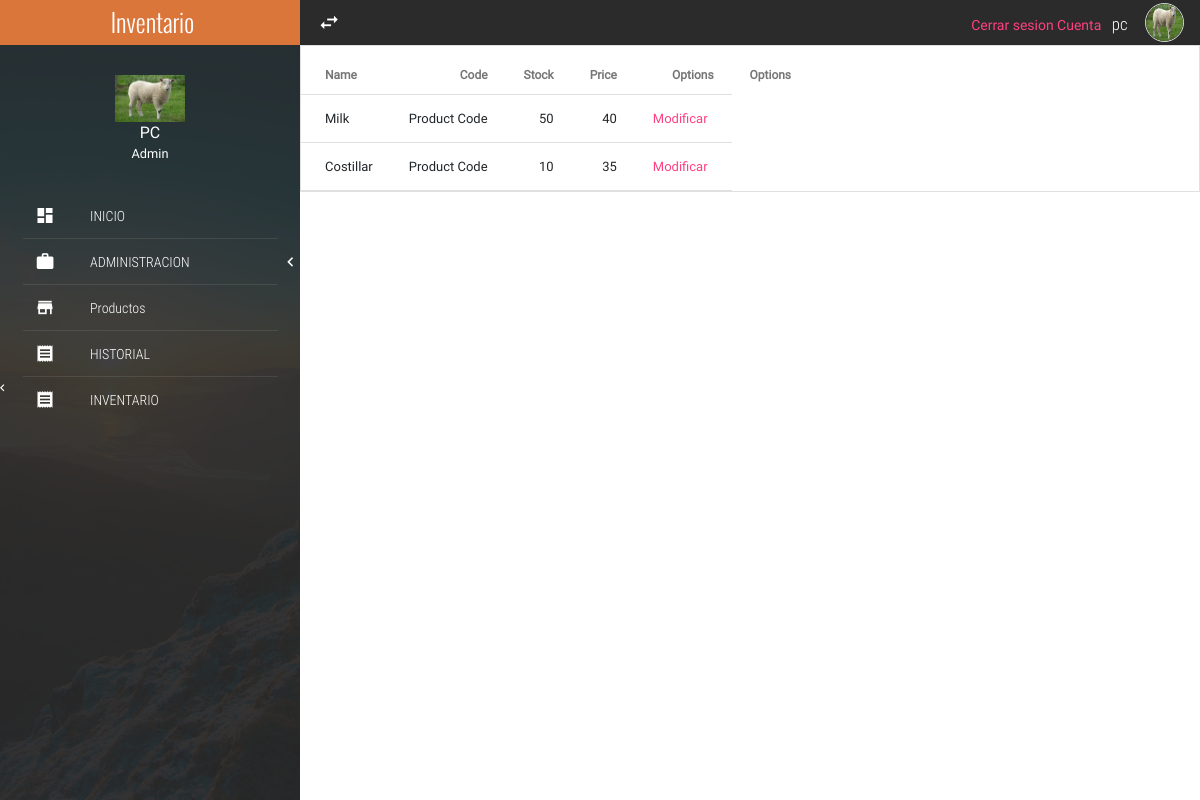
The page /inventory/ (signed in) on the database its author committed.
### accounts/models.py (models this page shows, shortened)
class Account(models.Model):
    user = models.OneToOneField(User, on_delete=models.CASCADE)
    photo = models.ImageField(default='default.jpg',upload_to='profile_pics')

### products/models.py (models this page shows, shortened)
class Product(models.Model):
	barcode = models.IntegerField()
	name = models.CharField(max_length=20)
	units = models.IntegerField()
	price = models.IntegerField()
	disc = models.IntegerField()
	cat = models.ForeignKey(Category, on_delete = models.SET_NULL, null=True)
	prov = models.ForeignKey(Provider, on_delete = models.SET_NULL, null=True)
	stat = models.IntegerField(
		null=False, blank=False,
		choices=product_status,
		default=1,
	)
	img = models.ImageField(upload_to='pics')

### movements/views.py (the view)
# urls.py: path('',views.inventory, name='inventory'),
def inventory(request):
	context = {
		'prods' : Product.objects.all(),
	}
	return render(request, 'movements/inventory.html',context)

### movements/templates/movements/inventory.html
{% extends 'index.html' %}
{% block content %}
	<table class="mdl-data-table mdl-js-data-table mdl-shadow--2dp full-width table-responsive">
		<thead>
			<tr>
				<th class="mdl-data-table__cell--non-numeric">Name</th>
				<th>Code</th>
				<th>Stock</th>
				<th>Price</th>
				<th>Options</th>
				<th>Options</th>
			</tr>
		</thead>
		<tbody>
			{% for prod in prods %}
			<tr>
				<td class="mdl-data-table__cell--non-numeric">{{prod.name}}</td>
				<td>Product Code</td>
				<td>{{prod.units}}</td>
				<td>{{prod.price}}</td>
				<td><a href = "{% url 'update' prod.id %}">Modificar</a></td>
			</tr>
			{% endfor %}
		</tbody>
	</table>
{% endblock %}

### templates/index.html (shortened to what this page needs)
{% load static %}
<!DOCTYPE html>
<html lang="es">
<head>
	<link rel="stylesheet" href="http://cdn.jsdelivr.net/npm/bootstrap@4.1.3/dist/css/bootstrap.min.css">
	<link rel="stylesheet" href="{% static 'css/normalize.css' %}">
	<link rel="stylesheet" href="{% static 'css/sweetalert2.css' %}">
	<link rel="stylesheet" href="{% static 'css/material.min.css' %}">
	<link rel="stylesheet" href="{% static 'css/material-design-iconic-font.min.css' %}">
	<link rel="stylesheet" href="{% static 'css/jquery.mCustomScrollbar.css' %}">
	<link rel="stylesheet" href="{% static 'css/main.css' %}">
</head>
<body>
	<section class="full-width navLateral">
		<div class="full-width navLateral-bg btn-menu"></div>
		<div class="full-width navLateral-body">
			<div class="full-width navLateral-body-logo text-center tittles">
				 Inventario
			</div>
			<figure class="full-width navLateral-body-tittle-menu">
				<div>
					<img src="{{ user.account.photo.url }}" alt="Avatar" class="img-responsive">
				</div>
				<figcaption>
					<span>
						{{ user.username | upper }}<br>
						<small>Admin</small>
					</span>
				</figcaption>
			</figure>
			<nav class="full-width">
				<ul class="full-width list-unstyle menu-principal">
					<li class="full-width">
						<a href="{% url 'homePage' %}" class="full-width">
							<div class="navLateral-body-cl">
								<i class="zmdi zmdi-view-dashboard"></i>
							</div>
							<div class="navLateral-body-cr">
								INICIO
							</div>
						</a>
					</li>
					<li class="full-width divider-menu-h"></li>
					<li class="full-width">
						<a href="#" class="full-width btn-subMenu">
							<div class="navLateral-body-cl">
								<i class="zmdi zmdi-case"></i>
							</div>
							<div class="navLateral-body-cr">
								ADMINISTRACION
							</div>
							<span class="zmdi zmdi-chevron-left"></span>
						</a>
					</li>
					<li class="full-width divider-menu-h"></li>
					<li class="full-width">
						<a href="{% url 'listProduct' %}" class="full-width">
							<div class="navLateral-body-cl">
								<i class="zmdi zmdi-store"></i>
							</div>
							<div class="navLateral-body-cr">
								Productos
							</div>
						</a>
					</li>
					<li class="full-width divider-menu-h"></li>
					<li class="full-width">
						<a href="{% url 'historial' %}" class="full-width">
							<div class="navLateral-body-cl">
								<i class="zmdi zmdi-receipt"></i>
							</div>
							<div class="navLateral-body-cr">
								HISTORIAL
							</div>
							<span class="zmdi zmdi-chevron-left"></span>
						</a>
					</li>
					<li class="full-width divider-menu-h"></li>
					<li class="full-width">
						<a href="{% url 'inventory' %}" class="full-width">
							<div class="navLateral-body-cl">
								<i class="zmdi zmdi-receipt"></i>
							</div>
							<div class="navLateral-body-cr">
								INVENTARIO
							</div>
						</a>
					</li>
				</ul>
			</nav>
		</div>
	</section>
	<section class="full-width pageContent">
		<div class="full-width navBar">
			<div class="full-width navBar-options">
				<i class="zmdi zmdi-swap btn-menu" id="btn-menu"></i>
				<nav class="navBar-options-list">
					<ul class="list-unstyle">
						<a href="{% url 'logout' %}">Cerrar sesion</a>
						<a href="{% url 'account' %}">Cuenta</a>
						<li class="text-condensedLight noLink" ><small>{{user.username}}</small></li>
						<li class="noLink">
							<figure >
								<img  src="{{ user.account.photo.url }}" alt="Avatar" class="img-responsive">
							</figure>
						</li>
					</ul>
				</nav>
			</div>
		</div>
		{% block content %}{% endblock %}
	</section>
</body>
</html>

### static/css/main.css (style rules this page uses)
:root { --color-text: #3F51B5; --primary-color: #2B2B2C; --acent-color: #DB763B; }
html, body { width: 100%; height: 100%; margin: 0; padding: 0; font-size: 16px; font-family: "RobotoRegular"; position: relative; background-color: #fff; }
.text-condensedLight { font-family: "RobotoCondensedLight"; }
.text-center { text-align: center; }
.tittles { font-family: "OswaldLight"; }
.full-width { margin: 0; padding: 0; width: 100%; box-sizing: border-box; }
.list-unstyle { margin: 0; padding: 0; list-style: none; box-sizing: border-box; }
.img-responsive { width: 100%; height: auto; }
.table-responsive { overflow: auto; }
.divider-menu-h { height: 0; border-top: 1px solid rgba(255, 255, 255, .09); width: 85%; margin: 0 auto; }
.table-responsive { width: 100%; overflow-x: scroll; position: relative; }
.navBar { background-color: var(--primary-color); height: 45px; color: #fff; }
.navBar-options { line-height: 45px; height: 45px; position: absolute; width: 100%; top: 0; right: 0; padding: 0; transition: all .3s ease-in-out; }
.navBar-options .btn-menu, .navBar-options-list { line-height: 45px; position: absolute; top: 0; height: 45px; margin: 0; padding: 0; }
.navBar-options .btn-menu { width: 40px; left: 0; font-size: 23px; cursor: pointer; user-select: none; text-align: center; outline: none; margin-left: 9px; }
.navBar-options-list { right: 9px; }
.navBar-options-list .noLink { cursor: inherit !important; }
.navBar-options-list ul { height: 45px; }
.navBar-options-list ul li { height: 45px; line-height: 45px; cursor: pointer; display: inline-block; padding: 0 7px; font-size: 21px; -moz-user-select: none; -webkit-user-select: none; -ms-user-select: none; }
.navBar-options-list ul li { outline: none; }
.navBar-options-list ul li figure, .navBar-options-list ul li figure img { margin: 0; padding: 0; padding-top: 0; margin-top: 0; box-sizing: border-box; }
.navBar-options-list ul li figure { height: 45px; }
.navBar-options-list ul li figure img { border: 1px solid #E1E1E1; border-radius: 50%; width: 39px; height: 39px; margin-bottom: 3px; }
.navLateral, .navLateral-body, .navLateral-bg { position: absolute; top: 0; height: 100%; }
.navLateral { left: 0; width: 300px; z-index: 100; transition: all .3s ease-in-out; background-image: url("../assets/img/FontNavLateral.jpg"); background-size: cover; color: #fff; overflow: hidden; }
.navLateral-body { z-index: 82; left: 0; padding-bottom: 30px; background-color: rgba(43, 43, 44, .9); }
.navLateral-body-logo { height: 45px; line-height: 45px; color: #fff; width: 100%; font-size: 25px; background-color: var(--acent-color); }
.navLateral-body-cl, .navLateral-body-cr { box-sizing: border-box; height: 77px; float: left; margin: 0; padding: 0; position: relative; }
.navLateral-body-cl { width: 30%; }
.navLateral-body-cr { width: 70%; font-family: "RobotoCondensedLight"; }
.navLateral-body-tittle-menu { text-align: center; padding: 30px 0; }
.navLateral-body-tittle-menu img { max-width: 70px; }
.menu-principal li, .menu-principal li a { display: block; }
.menu-principal li a { height: 45px; color: #fff; position: relative; transition: all .3s ease-in-out; }
.menu-principal li a div.navLateral-body-cl, .menu-principal li a div.navLateral-body-cr { height: 45px; line-height: 45px; }
.menu-principal li a div.navLateral-body-cl { text-align: center; font-size: 20px; }
.btn-subMenu span { position: absolute; top: 0; right: 7px; line-height: 45px; height: 45px; font-size: 19px; }
.pageContent { padding-left: 300px; width: 100%; height: 100%; overflow: hidden; z-index: 77; background-color: #fff; transition: all .3s ease-in-out; }

### rows shown on the page
Product: name "Milk", units "50", price "40"
Product: name "Costillar", units "10", price "35"

### other values the page prints
{{ user.username | upper }} "PC"
{{ user.username }} "pc"
